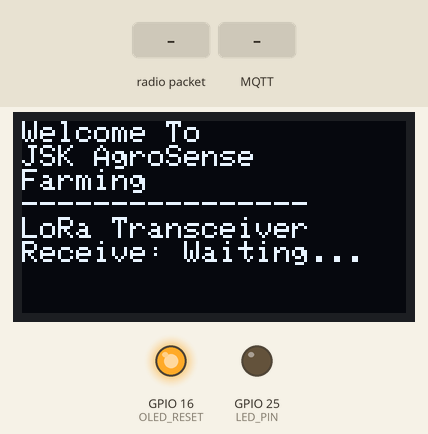
Simulated run of this sketch. Board: ESP32. On the bench: 128×64 one-colour display, output pins drawn as LEDs (lit = HIGH). The inputs (shaded band) are chosen by the test bench. WiFi joins after 1.5 s; servers stay silent unless stated; no radio packets arrive unless stated; no MQTT or app messages arrive unless stated; what the sketch prints to the serial monitor is not drawn.

Above: at 2.7 s.
2.8 s: radio packet "ACK :" arrives
At 3.7 s:
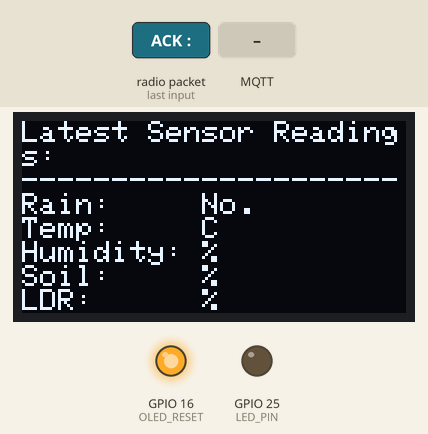
4.4 s: MQTT message "1" arrives on the first subscribed topic
5.9 s: MQTT message "JSK/m" arrives on the first subscribed topic
7.4 s: radio packet "1" arrives
8.9 s: MQTT message "ACK :" arrives on the first subscribed topic
10.4 s: radio packet "JSK/m" arrives
Timing chart, 0 to 12.9 s (numbered marks = the images above; inputs shaded):
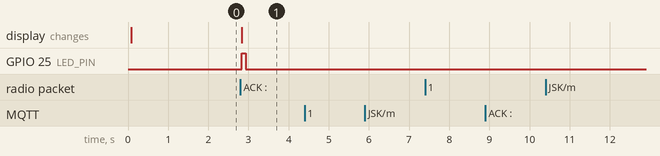

The sketch:

Local_Farm_with_parallel_tasking.ino
```cpp
#include <SPI.h>
#include <LoRa.h>
#include <WiFi.h>
#include <PubSubClient.h>
#include <Adafruit_GFX.h>
#include <Adafruit_SSD1306.h>
#include <WiFiManager.h>

//── LoRa pins ──
#define SS      18
#define RST     14
#define DIO0    26

//── OLED settings ──
#define SCREEN_WIDTH  128
#define SCREEN_HEIGHT 64
#define OLED_RESET     16
#define OLED_SDA       4
#define OLED_SCL       15
TwoWire I2COLED = TwoWire(1);
Adafruit_SSD1306 display(SCREEN_WIDTH, SCREEN_HEIGHT, &I2COLED, OLED_RESET);

//── On-board LED ──
#define LED_PIN 25

//── MQTT Broker ──
const char* mqtt_server = "broker.mqtt.cool";
WiFiClient   espClient;
PubSubClient client(espClient);

//── Polling ──
unsigned long lastRequestTime = 0;
const long requestInterval = 16000;  // 16 s

//── Last sensor values ──
String lastRain = "-", lastTemp = "-", lastHumidity = "-", lastSoil = "-", lastIntensity = "-", lastMotor = "-";

//── Task Handles ──
TaskHandle_t mqttTaskHandle = NULL;
TaskHandle_t loraTaskHandle = NULL;

//───────────────────────────────────────
void connectToWifi() {
  WiFiManager wm;
  if (!wm.autoConnect("JSK_AgroSense_ConfigAP")) {
    Serial.println("Wi-Fi failed, restarting");
    delay(3000);
    ESP.restart();
  }
  Serial.println("Wi-Fi connected:");
  Serial.println("  SSID: " + WiFi.SSID());
  Serial.println("  IP:   " + WiFi.localIP().toString());
}

void reconnectMQTT() {
  while (!client.connected()) {
    Serial.print("MQTT connecting… ");
    if (client.connect("ESP32_LoRa_Gateway")) {
      Serial.println("OK");
      client.subscribe("JSK/m");
    } else {
      Serial.print("fail, rc=");
      Serial.print(client.state());
      Serial.println("; retry in 2 s");
      delay(2000);
    }
  }
}

String extractValue(const String &data, const String &key, const String &endChar) {
  int s = data.indexOf(key);
  if (s < 0) return "";
  s += key.length();
  int e = data.indexOf(endChar, s);
  if (e < 0) e = data.length();
  return data.substring(s, e);
}

void publishSensors(const String &msg) {
  String rain   = extractValue(msg, "R:", ",");
  String temp   = extractValue(msg, "T:", ",");
  String hum    = extractValue(msg, "H:", ",");
  String soil   = extractValue(msg, "S:", ",");
  String ldr    = extractValue(msg, "L:", ",");
  String motor  = extractValue(msg, "V:", " ");

  lastRain = rain;
  lastTemp = temp;
  lastHumidity = hum;
  lastSoil = soil;
  lastIntensity = ldr;
  lastMotor = motor;

  updateDisplay();

  client.publish("JSK/sensor/rain",         rain.c_str(),  true);
  client.publish("JSK/sensor/temp",         temp.c_str(),  true);
  client.publish("JSK/sensor/humidity",     hum.c_str(),   true);
  client.publish("JSK/sensor/soilmoisture", soil.c_str(),  true);
  client.publish("JSK/sensor/ldr",          ldr.c_str(),   true);
  client.publish("JSK/led",                 motor.c_str(), true);
}

void updateDisplay() {
  String rain_status = "";
  display.clearDisplay();
  display.setTextSize(1);
  display.setTextColor(SSD1306_WHITE);
  display.setCursor(0, 0);
  if (lastRain == "1"){
    rain_status = "Yes";
  }
  else{
    rain_status = "No";
  }
  display.println("Latest Sensor Readings:");
  display.println("---------------------");
  display.println("Rain:     " + rain_status      + ".");
  display.println("Temp:     " + lastTemp      + "C");
  display.println("Humidity: " + lastHumidity  + "%");
  display.println("Soil:     " + lastSoil      + "%");
  display.println("LDR:      " + lastIntensity + "%");
  display.println("Motor:    " + lastMotor     + "%");

  display.display();
}

void callback(char* topic, byte* payload, unsigned int length) {
  Serial.print("Message received [");
  Serial.print(topic);
  Serial.print("]: ");

  char payloadChar[length + 1];
  for (int i = 0; i < length; i++) {
    Serial.print((char)payload[i]);
    payloadChar[i] = (char)payload[i];
  }
  payloadChar[length] = '\0';
  Serial.println();

  if (strcmp(topic, "JSK/m") == 0) {
    if (payloadChar[0] == '1' || payloadChar[0] == '0') {
      LoRa.beginPacket();
      LoRa.print(payloadChar[0]);
      LoRa.endPacket();
      Serial.println("→ Sent motor command: " + String(payloadChar[0]));
    }
  }
}

//───────────────────────────
// LoRa task
void loraTask(void *parameter) {
  for (;;) {
    if (millis() - lastRequestTime >= requestInterval) {
      lastRequestTime = millis();
      LoRa.beginPacket();
      LoRa.print("REQ");
      LoRa.endPacket();
      Serial.println("→ LoRa SENT: REQ");
    }

    int packetSize = LoRa.parsePacket();
    if (packetSize) {
      String message;
      while (LoRa.available()) message += char(LoRa.read());
      message.trim();
      Serial.println("← LoRa RECV: " + message);

      if (message.startsWith("ACK :")) {
        publishSensors(message);
        digitalWrite(LED_PIN, HIGH);
        vTaskDelay(100 / portTICK_PERIOD_MS);
        digitalWrite(LED_PIN, LOW);
      }
    }
    vTaskDelay(10 / portTICK_PERIOD_MS);
  }
}

// MQTT task
void mqttTask(void *parameter) {
  for (;;) {
    if (!client.connected()) reconnectMQTT();
    client.loop();
    vTaskDelay(10 / portTICK_PERIOD_MS);
  }
}

//───────────────────────────
void setup() {
  Serial.begin(115200);
  pinMode(LED_PIN, OUTPUT);

  // OLED init
  I2COLED.begin(OLED_SDA, OLED_SCL);
  pinMode(OLED_RESET, OUTPUT);
  digitalWrite(OLED_RESET, LOW); delay(20); digitalWrite(OLED_RESET, HIGH);
  if (!display.begin(SSD1306_SWITCHCAPVCC, 0x3C)) {
    Serial.println(F("SSD1306 failed")); while (true);
  }
  display.clearDisplay();
  display.setTextSize(1);
  display.setTextColor(WHITE);
  display.setCursor(0, 0);
  display.println("Welcome To");
  display.println("JSK AgroSense");
  display.println("Farming");
  display.println("----------------");
  display.println("LoRa Transceiver");
  display.println("Receive: Waiting...");
  display.display();

  connectToWifi();
  client.setServer(mqtt_server, 1883);
  client.setCallback(callback);

  // LoRa init
  LoRa.setPins(SS, RST, DIO0);
  if (!LoRa.begin(875.5E6)) {
    Serial.println("LoRa init failed"); while (true);
  }
  LoRa.setSyncWord(0xA5);
  LoRa.enableCrc();
  LoRa.setTxPower(18);
  LoRa.receive();
  Serial.println("LoRa Receiver Initialized");

  // Create tasks
  xTaskCreatePinnedToCore(mqttTask, "MQTT Task", 8192, NULL, 1, &mqttTaskHandle, 0);
  xTaskCreatePinnedToCore(loraTask, "LoRa Task", 8192, NULL, 1, &loraTaskHandle, 1);
}

void loop() {
  // Empty: everything runs in tasks now
}
```

Measured:
- after the input at 2.8 s, GPIO 25 (LED_PIN): LOW → HIGH at once, → LOW 0.10 s later; the display: changes at once (image 1)
- after the input at 4.4 s, every drawn part: stays the same
- after the input at 5.9 s, every drawn part: stays the same
- after the input at 7.4 s, every drawn part: stays the same
- after the input at 8.9 s, every drawn part: stays the same
- after the input at 10.4 s, every drawn part: stays the same
